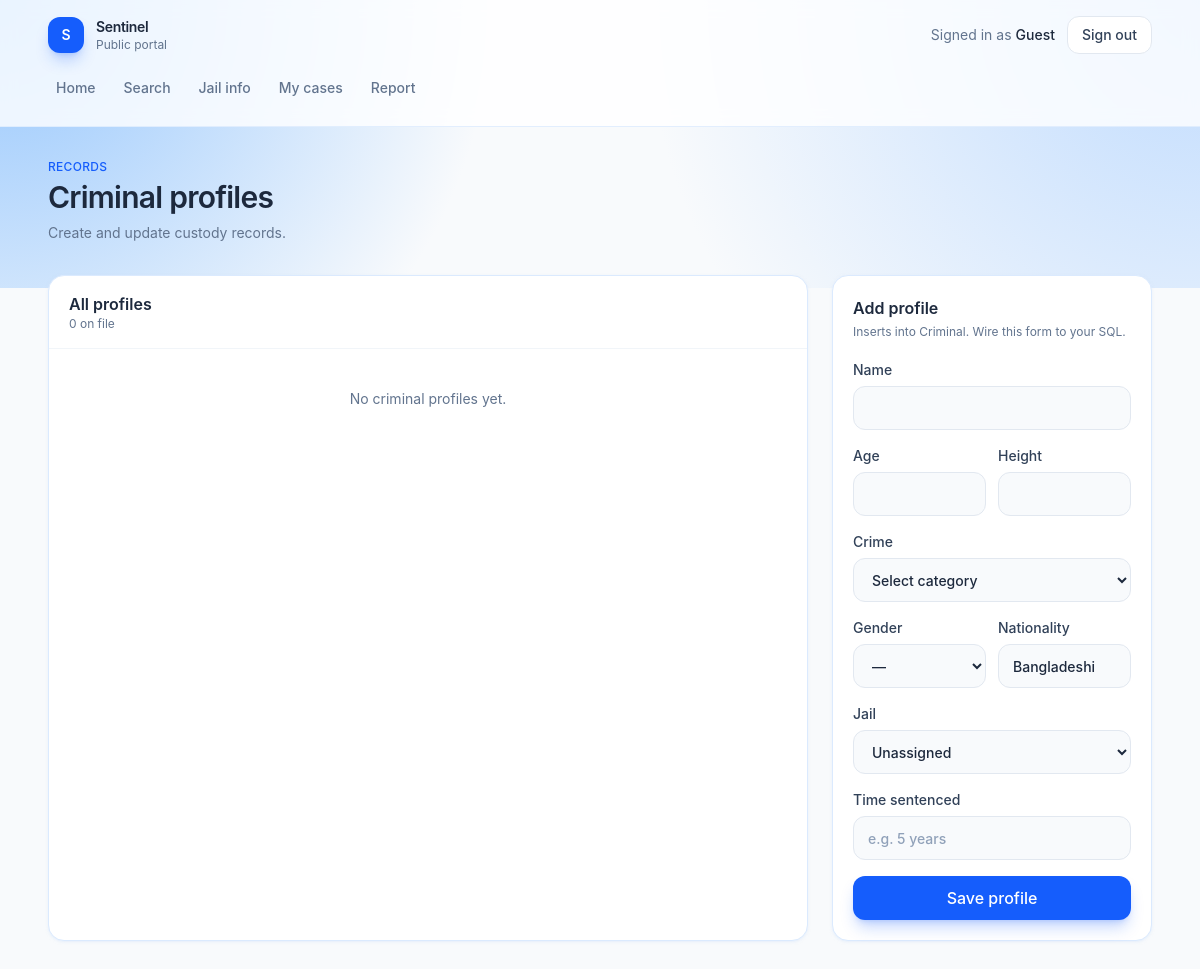
Before: /criminals with the older database file.
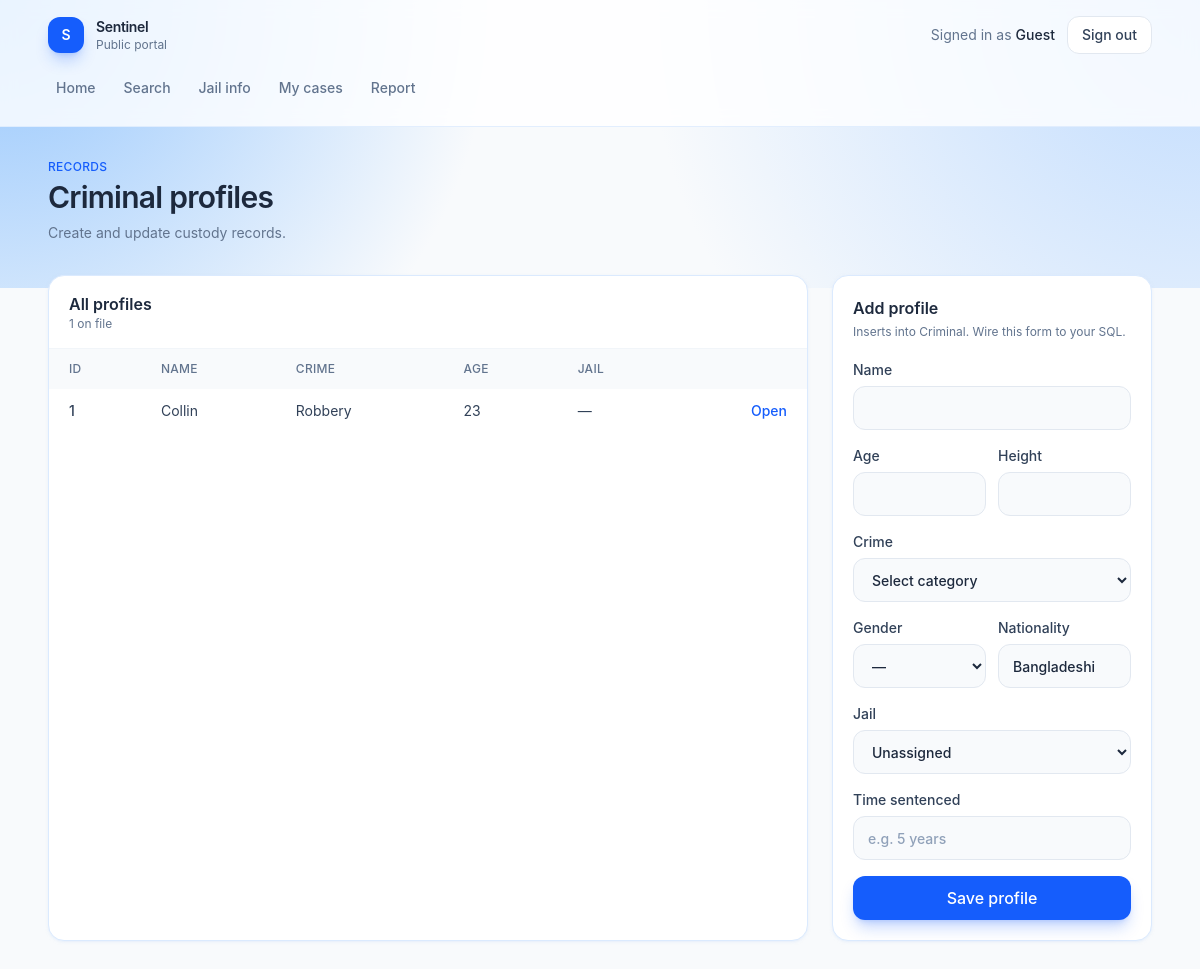
After: the same page with the newer database file.
### tables this page shows
CREATE TABLE Criminal (
    CID INTEGER PRIMARY KEY,
    Name TEXT NOT NULL,
    Age INTEGER,
    Crime TEXT,
    Height REAL,
    Gender TEXT,
    Nationality TEXT,
    JID INTEGER,
    time_sentenced TEXT,
    FOREIGN KEY (JID) REFERENCES Jail(JID)
);

### app.py (the view, shortened to what this page needs)
@app.route("/criminals", methods=["GET", "POST"])
def criminals():
    if request.method == "GET":
        db = get_db()
        criminal = db.execute("SELECT * FROM CRIMINAL").fetchall()
        jail = db.execute("SELECT * FROM JAIL").fetchall()
        return render_template("criminals.html", criminals=criminal)

### app.py (called while the page is built)
def get_db():
    if "db" not in g:
        g.db = sqlite3.connect(app.config["DATABASE"])
        g.db.row_factory = sqlite3.Row
    return g.db

### templates/criminals.html (shortened to what this page needs)
{% extends "app.html" %}
{% set criminals = criminals if criminals is defined else [
    {"CID": 101, "Name": "Karim Uddin", "Age": 31, "Crime": "Theft", "Gender": "M", "Nationality": "Bangladeshi", "jail_name": "Dhaka Central", "time_sentenced": "5 years"},
    {"CID": 102, "Name": "Nabila Chowdhury", "Age": 27, "Crime": "Fraud", "Gender": "F", "Nationality": "Bangladeshi", "jail_name": "Kashimpur", "time_sentenced": "3 years"},
    {"CID": 103, "Name": "Faruk Hossain", "Age": 42, "Crime": "Robbery", "Gender": "M", "Nationality": "Bangladeshi", "jail_name": "Dhaka Central", "time_sentenced": "8 years"},
] %}
{% set jails = jails if jails is defined else [
    {"JID": 1, "Name": "Dhaka Central Jail"},
    {"JID": 2, "Name": "Kashimpur Central Jail"},
] %}
{% block page %}
<div class="mb-8 flex flex-col gap-4 sm:flex-row sm:items-end sm:justify-between">
    <div>
        <p class="text-xs font-medium uppercase tracking-wide text-blue-600">Records</p>
        <h1 class="mt-1 text-3xl font-semibold tracking-tight text-slate-800">Criminal profiles</h1>
        <p class="mt-2 text-sm text-slate-500">Create and update custody records.</p>
    </div>
</div>
<div class="grid gap-6 lg:grid-cols-[minmax(0,1fr)_20rem]">
    <article class="overflow-hidden rounded-2xl border border-blue-100 bg-white shadow-sm shadow-blue-100/50">
        <div class="border-b border-slate-100 px-5 py-4">
            <h2 class="font-semibold text-slate-800">All profiles</h2>
            <p class="text-xs text-slate-500">{{ criminals|length }} on file</p>
        </div>
        {% if criminals %}
        <div class="overflow-x-auto">
            <table class="w-full text-left text-sm">
                <thead class="bg-slate-50 text-xs uppercase tracking-wide text-slate-500">
                    <tr>
                        <th class="px-5 py-3 font-medium">ID</th>
                        <th class="px-5 py-3 font-medium">Name</th>
                        <th class="px-5 py-3 font-medium">Crime</th>
                        <th class="px-5 py-3 font-medium">Age</th>
                        <th class="px-5 py-3 font-medium">Jail</th>
                        <th class="px-5 py-3 font-medium"></th>
                    </tr>
                </thead>
                <tbody class="divide-y divide-slate-100">
                    {% for criminal in criminals %}
                    <tr class="text-slate-700">
                        <td class="px-5 py-3 font-medium">{{ criminal.CID }}</td>
                        <td class="px-5 py-3">{{ criminal.Name }}</td>
                        <td class="px-5 py-3">{{ criminal.Crime or "—" }}</td>
                        <td class="px-5 py-3">{{ criminal.Age or "—" }}</td>
                        <td class="px-5 py-3">{{ criminal.jail_name or "—" }}</td>
                        <td class="px-5 py-3 text-right">
                            <a href="{{ url_for('criminal_detail', cid=criminal.CID) }}" class="font-medium text-blue-600 hover:text-blue-700">Open</a>
                        </td>
                    </tr>
                    {% endfor %}
                </tbody>
            </table>
        </div>
        {% else %}
        <div class="px-5 py-10 text-center text-sm text-slate-500">No criminal profiles yet.</div>
        {% endif %}
    </article>
    <article class="h-fit rounded-2xl border border-blue-100 bg-white p-5 shadow-sm shadow-blue-100/50">
        <h2 class="font-semibold text-slate-800">Add profile</h2>
        <p class="mt-1 text-xs text-slate-500">Inserts into Criminal. Wire this form to your SQL.</p>
        <form action="{{ url_for('criminals') }}" method="post" class="mt-5 flex flex-col gap-4">
            <label class="flex flex-col gap-1.5 text-sm font-medium text-slate-700">
                Name
                <input type="text" name="Name" required class="h-11 rounded-xl border border-slate-200 bg-slate-50 px-3.5 text-slate-800 outline-none transition placeholder:text-slate-400 focus:border-blue-500 focus:bg-white focus:ring-4 focus:ring-blue-100">
            </label>
            <div class="grid grid-cols-2 gap-3">
                <label class="flex flex-col gap-1.5 text-sm font-medium text-slate-700">
                    Age
                    <input type="number" name="Age" min="0" class="h-11 rounded-xl border border-slate-200 bg-slate-50 px-3.5 text-slate-800 outline-none focus:border-blue-500 focus:bg-white focus:ring-4 focus:ring-blue-100">
                </label>
                <label class="flex flex-col gap-1.5 text-sm font-medium text-slate-700">
                    Height
                    <input type="number" name="Height" step="0.1" class="h-11 rounded-xl border border-slate-200 bg-slate-50 px-3.5 text-slate-800 outline-none focus:border-blue-500 focus:bg-white focus:ring-4 focus:ring-blue-100">
                </label>
            </div>
            <label class="flex flex-col gap-1.5 text-sm font-medium text-slate-700">
                Crime
                <select name="Crime" class="h-11 rounded-xl border border-slate-200 bg-slate-50 px-3.5 text-slate-800 outline-none focus:border-blue-500 focus:bg-white focus:ring-4 focus:ring-blue-100">
                    <option value="">Select category</option>
                </select>
            </label>
            <div class="grid grid-cols-2 gap-3">
                <label class="flex flex-col gap-1.5 text-sm font-medium text-slate-700">
                    Gender
                    <select name="Gender" class="h-11 rounded-xl border border-slate-200 bg-slate-50 px-3.5 text-slate-800 outline-none focus:border-blue-500 focus:bg-white focus:ring-4 focus:ring-blue-100">
                        <option value="">—</option>
                    </select>
                </label>
                <label class="flex flex-col gap-1.5 text-sm font-medium text-slate-700">
                    Nationality
                    <input type="text" name="Nationality" value="Bangladeshi" class="h-11 rounded-xl border border-slate-200 bg-slate-50 px-3.5 text-slate-800 outline-none focus:border-blue-500 focus:bg-white focus:ring-4 focus:ring-blue-100">
                </label>
            </div>
            <label class="flex flex-col gap-1.5 text-sm font-medium text-slate-700">
                Jail
                <select name="JID" class="h-11 rounded-xl border border-slate-200 bg-slate-50 px-3.5 text-slate-800 outline-none focus:border-blue-500 focus:bg-white focus:ring-4 focus:ring-blue-100">
                    <option value="">Unassigned</option>
                </select>
            </label>
            <label class="flex flex-col gap-1.5 text-sm font-medium text-slate-700">
                Time sentenced
                <input type="text" name="time_sentenced" placeholder="e.g. 5 years" class="h-11 rounded-xl border border-slate-200 bg-slate-50 px-3.5 text-slate-800 outline-none placeholder:text-slate-400 focus:border-blue-500 focus:bg-white focus:ring-4 focus:ring-blue-100">
            </label>
            <button type="submit" class="h-11 rounded-xl bg-blue-600 font-medium text-white shadow-lg shadow-blue-600/25 transition hover:bg-blue-700">Save profile</button>
        </form>
    </article>
</div>
{% endblock %}

### templates/app.html (shortened to what this page needs)
{% extends "layout.html" %}
{% set role = role|default(user.role if user is defined and user else session.get("role", "user")) %}
{% set user_name = user.name if user is defined and user else user_name|default(session.get("name", "Guest")) %}
{% set path = request.path %}
{% block content %}
<div class="min-h-screen bg-slate-50">
    <div class="pointer-events-none absolute inset-x-0 top-0 h-72 bg-[radial-gradient(circle_at_top_left,_#93c5fd_0%,_transparent_40%),radial-gradient(circle_at_top_right,_#bfdbfe_0%,_transparent_45%)]"></div>
    <header class="relative border-b border-blue-100/80 bg-white/80 backdrop-blur">
        <div class="mx-auto flex max-w-6xl flex-col gap-4 px-4 py-4 sm:px-6">
            <div class="flex items-center justify-between">
                <a href="{{ url_for('dashboard') }}" class="flex items-center gap-3">
                    <span class="flex h-9 w-9 items-center justify-center rounded-xl bg-blue-600 text-sm font-semibold text-white shadow-lg shadow-blue-600/25">S</span>
                    <div>
                        <p class="text-sm font-semibold tracking-tight text-slate-800">Sentinel</p>
                        <p class="text-xs text-slate-500">{{ "Police desk" if role == "police" else "Public portal" }}</p>
                    </div>
                </a>
                <div class="flex items-center gap-3">
                    <p class="hidden text-sm text-slate-500 sm:block">Signed in as <span class="font-medium text-slate-800">{{ user_name }}</span></p>
                    <a href="{{ url_for('logout') }}" class="rounded-xl border border-slate-200 bg-white px-3.5 py-2 text-sm font-medium text-slate-700 transition hover:border-blue-200 hover:bg-blue-50 hover:text-blue-700">
                        Sign out
                    </a>
                </div>
            </div>
            <nav class="-mx-1 flex gap-1 overflow-x-auto pb-1 text-sm font-medium">
                {% macro nav_link(href, label, active) %}
                <a
                    href="{{ href }}"
                    class="whitespace-nowrap rounded-xl px-3 py-2 transition {% if active %}bg-blue-600 text-white shadow-lg shadow-blue-600/25{% else %}text-slate-500 hover:bg-blue-50 hover:text-blue-700{% endif %}"
                >{{ label }}</a>
                {% endmacro %}
                {% if role == "police" %}
                    {{ nav_link(url_for("dashboard"), "Dashboard", path == "/dashboard") }}
                    {{ nav_link(url_for("criminals"), "Criminals", path.startswith("/criminals")) }}
                    {{ nav_link(url_for("jails"), "Jails", path.startswith("/jails")) }}
                    {{ nav_link(url_for("officers"), "Officers", path.startswith("/officers")) }}
                    {{ nav_link(url_for("proceedings"), "Cases", path.startswith("/proceedings")) }}
                    {{ nav_link(url_for("analytics"), "Analytics", path.startswith("/analytics")) }}
                    {{ nav_link(url_for("incidents"), "Incidents", path.startswith("/incidents")) }}
                {% else %}
                    {{ nav_link(url_for("dashboard"), "Home", path == "/dashboard") }}
                    {{ nav_link(url_for("search_criminals"), "Search", path.startswith("/search")) }}
                    {{ nav_link(url_for("jail_info"), "Jail info", path.startswith("/jail-info")) }}
                    {{ nav_link(url_for("victim_cases"), "My cases", path.startswith("/my-cases")) }}
                    {{ nav_link(url_for("report_incident"), "Report", path.startswith("/report")) }}
                {% endif %}
            </nav>
        </div>
    </header>
    <main class="relative mx-auto max-w-6xl px-4 py-8 sm:px-6">
        {% block page %}{% endblock %}
    </main>
</div>
{% endblock %}

### templates/layout.html (shortened to what this page needs)
<!DOCTYPE html>
<html lang="en">
<head>
    <link rel="stylesheet" href="{{ url_for('static', filename='output.css') }}">
</head>
<body class="min-h-screen bg-slate-50 text-slate-800 antialiased">
    {% block content %}{% endblock %}
</body>
</html>

Changed rows visible on the page:
added Criminal: CID "1", Name "Collin", Crime "Robbery", Age "23", jail_name "—"
Other visible differences:
{{ criminals|length }}: "0" → "1"
text no longer shown: "No criminal profiles yet."
text now shown: "ID NAME CRIME AGE JAIL"
